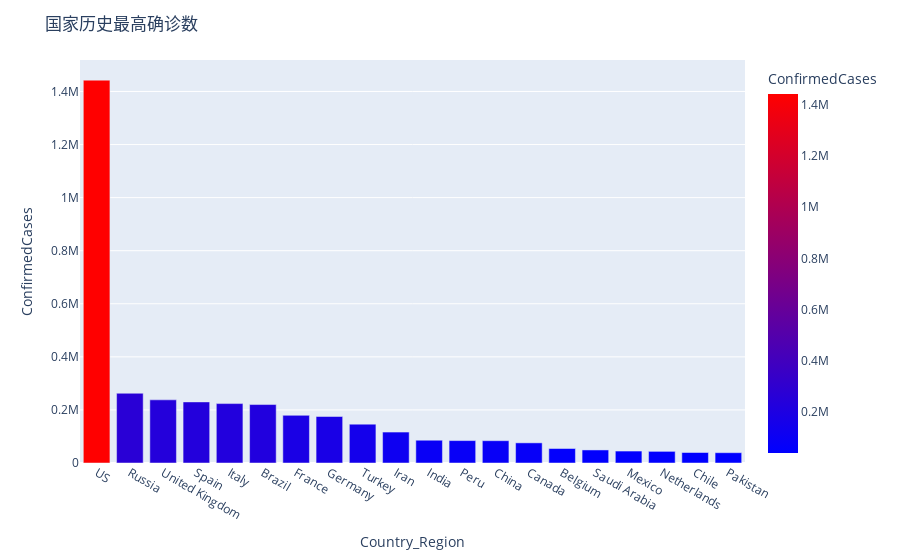

Notebook source saved alongside this figure:
### Code cell
# 使用plotly将图表画出来
fig=px.bar(df_countries,x=df_countries.index,y='ConfirmedCases',labels={'x':'Country'},color='ConfirmedCases',color_continuous_scale=px.colors.sequential.Bluered)
fig.update_layout(title_text="国家历史最高确诊数")
fig.show()

### Figure 1 — Plotly figure (JSON) as saved in the notebook; plotly's stock layout.template omitted (floating-point values rounded to 4 significant figures)
{"data": [{"alignmentgroup": "True", "hovertemplate": "Country_Region=%{x}<br>ConfirmedCases=%{marker.color}<extra></extra>", "legendgroup": "", "marker": {"color": [1442653, 262843, 238004, 230183, 223885, 220291, 179630, 175233, 146457, 116635, 85784, 84495, 84038, 75945, 54644, 49176, 45032, 43880, 39542, 38799], "coloraxis": "coloraxis"}, "name": "", "offsetgroup": "", "orientation": "v", "showlegend": false, "textposition": "auto", "type": "bar", "x": ["US", "Russia", "United Kingdom", "Spain", "Italy", "Brazil", "France", "Germany", "Turkey", "Iran", "India", "Peru", "China", "Canada", "Belgium", "Saudi Arabia", "Mexico", "Netherlands", "Chile", "Pakistan"], "xaxis": "x", "y": [1442653, 262843, 238004, 230183, 223885, 220291, 179630, 175233, 146457, 116635, 85784, 84495, 84038, 75945, 54644, 49176, 45032, 43880, 39542, 38799], "yaxis": "y"}], "layout": {"barmode": "relative", "coloraxis": {"colorbar": {"title": {"text": "ConfirmedCases"}}, "colorscale": [[0, "rgb(0,0,255)"], [1, "rgb(255,0,0)"]]}, "legend": {"tracegroupgap": 0}, "margin": {"t": 60}, "title": {"text": "国家历史最高确诊数"}, "xaxis": {"anchor": "y", "domain": [0, 1], "title": {"text": "Country_Region"}}, "yaxis": {"anchor": "x", "domain": [0, 1], "title": {"text": "ConfirmedCases"}}}}
